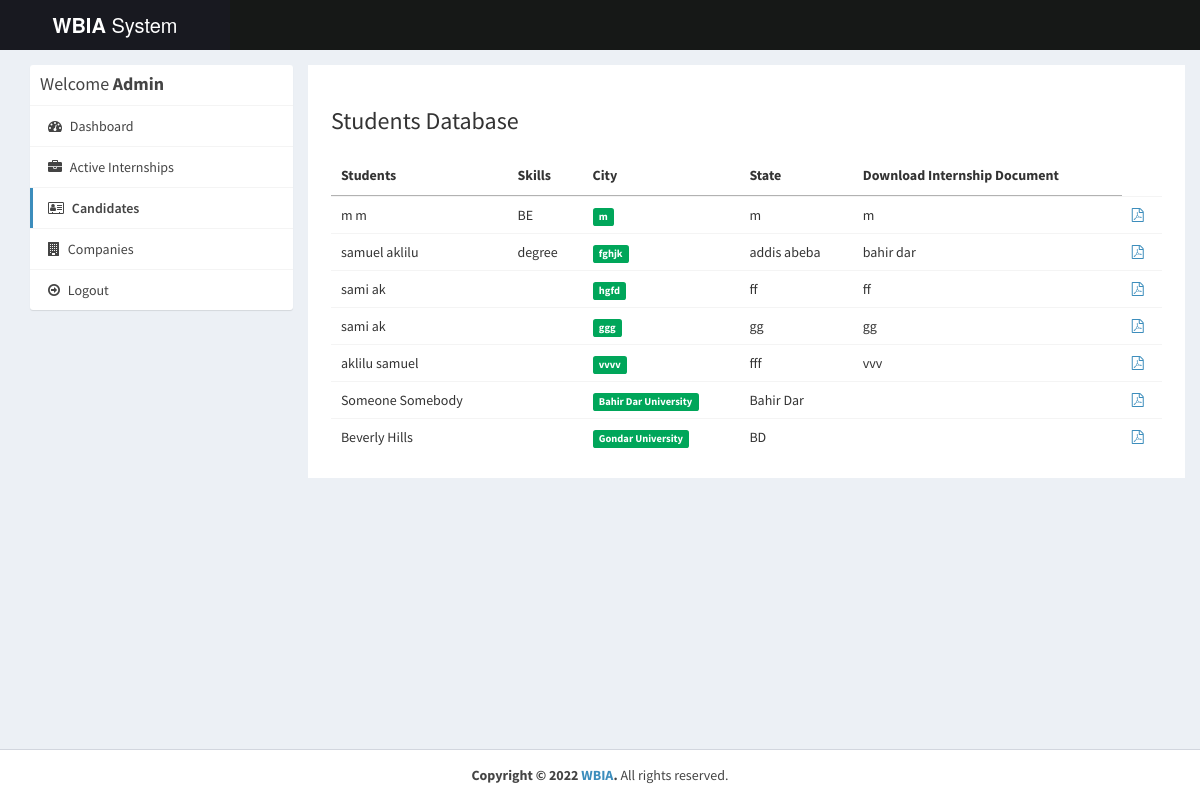
Page /admin/applications.php (signed in) on the committed database.
### tables this page shows
CREATE TABLE `users` (
  `id_user` int(11) NOT NULL,
  `firstname` varchar(255) NOT NULL,
  `lastname` varchar(255) NOT NULL,
  `email` varchar(255) NOT NULL,
  `password` varchar(255) NOT NULL,
  `address` mediumtext DEFAULT NULL,
  `city` varchar(255) DEFAULT NULL,
  `state` varchar(255) DEFAULT NULL,
  `contactno` varchar(255) DEFAULT NULL,
  `qualification` varchar(255) DEFAULT NULL,
  `stream` varchar(255) DEFAULT NULL,
  `passingyear` varchar(255) DEFAULT NULL,
  `dob` varchar(255) DEFAULT NULL,
  `age` varchar(255) DEFAULT NULL,
  `designation` varchar(255) DEFAULT NULL,
  `resume` varchar(255) DEFAULT NULL,
  `hash` varchar(255) DEFAULT NULL,
  `active` int(11) NOT NULL DEFAULT 1,
  `aboutme` mediumtext NOT NULL,
  `skills` mediumtext DEFAULT NULL
);

### admin/applications.php (the view, shortened to what this page needs)
<?php
require_once("../db.php");
?>
<!DOCTYPE html>
<html>
<head>
  <link rel="stylesheet" href="https://cdnjs.cloudflare.com/ajax/libs/twitter-bootstrap/3.3.7/css/bootstrap.min.css">
  <link rel="stylesheet" href="https://cdnjs.cloudflare.com/ajax/libs/font-awesome/4.7.0/css/font-awesome.min.css">
  <link rel="stylesheet" href="https://cdnjs.cloudflare.com/ajax/libs/ionicons/2.0.1/css/ionicons.min.css">
  <link rel="stylesheet" href="https://cdn.datatables.net/1.10.15/css/jquery.dataTables.min.css">
  <link rel="stylesheet" href="../css/AdminLTE.min.css">
  <link rel="stylesheet" href="../css/_all-skins.min.css">
  <link rel="stylesheet" href="../css/custom.css">
</head>
<body class="hold-transition skin-green sidebar-mini">
<div class="wrapper">
  <header class="main-header">
    <a href="index.php" class="logo logo-bg">
      <span class="logo-lg"><b>WBIA</b> System</span>
    </a>
    <nav class="navbar navbar-static-top">
    </nav>
  </header>
  <div class="content-wrapper" style="margin-left: 0px;">
    <section id="candidates" class="content-header">
      <div class="container">
        <div class="row">
          <div class="col-md-3">
            <div class="box box-solid">
              <div class="box-header with-border">
                <h3 class="box-title">Welcome <b>Admin</b></h3>
              </div>
              <div class="box-body no-padding">
                <ul class="nav nav-pills nav-stacked">
                  <li><a href="dashboard.php"><i class="fa fa-dashboard"></i> Dashboard</a></li>
                  <li><a href="active-interns.php"><i class="fa fa-briefcase"></i> Active Internships</a></li>
                  <li class="active"><a href="applications.php"><i class="fa fa-address-card-o"></i> Candidates</a></li>
                  <li><a href="companies.php"><i class="fa fa-building"></i> Companies</a></li>
                  <li><a href="../logout.php"><i class="fa fa-arrow-circle-o-right"></i> Logout</a></li>
                </ul>
              </div>
            </div>
          </div>
          <div class="col-md-9 bg-white padding-2">
            <h3>Students Database</h3>
            <div class="row margin-top-20">
              <div class="col-md-12">
                <div class="box-body table-responsive no-padding">
                  <table id="example2" class="table table-hover">
                    <thead>
                      <th>Students</th>
                      <th>Skills</th>
                      <th>City</th>
                      <th>State</th>
                      <th>Download Internship Document</th>
                    </thead>
                    <tbody>
                      <?php
                       $sql = "SELECT * FROM users";
                            $result = $conn->query($sql);
                            if($result->num_rows > 0) {
                              while($row = $result->fetch_assoc())
                              {
                                $skills = $row['skills'];
                                $skills = explode(',', $skills);
                      ?>
                      <tr>
                        <td><?php echo $row['firstname'].' '.$row['lastname']; ?></td>
                        <td><?php echo $row['qualification']; ?></td>
                        <td>
                          <?php
                          foreach ($skills as $value) {
                            echo ' <span class="label label-success">'.$value.'</span>';
                          }
                          ?>
                        </td>
                        <td><?php echo $row['city']; ?></td>
                        <td><?php echo $row['state']; ?></td>
                        <?php if($row['resume'] != '') { ?>
                        <td><a href="../uploads/resume/<?php echo $row['resume']; ?>" download="<?php echo $row['firstname'].' Resume'; ?>"><i class="fa fa-file-pdf-o"></i></a></td>
                        <?php } else { ?>
                        <td>No Internship Document Uploaded</td>
                        <?php } ?>
                      </tr>
                      <?php
                        }
                      }
                      ?>
                    </tbody>
                  </table>
                </div>
              </div>
            </div>
          </div>
        </div>
      </div>
    </section>
  </div>
  <footer class="main-footer" style="margin-left: 0px;">
    <div class="text-center">
      <strong>Copyright &copy; 2022 <a href="jonsnow.netai.net">WBIA</a>.</strong> All rights
    reserved.
    </div>
  </footer>
</div>
</body>
</html>

### css/custom.css (style rules this page uses)
.logo-bg { background-color: #181920 !important; }
.margin-top-20 { margin-top: 20px; }
.padding-2 { padding: 2%; }
.bg-white { background-color: #fff; }
.skin-green .main-header .navbar { background-color: #161817; }

### rows in the picture
users: firstname "m", lastname "m", qualification "BE", skills "m", city "m", state "m"
users: firstname "samuel", lastname "aklilu", qualification "degree", skills "fghjk", city "addis abeba", state "bahir dar"
users: firstname "sami", lastname "ak", skills "hgfd", city "ff", state "ff"
users: firstname "sami", lastname "ak", skills "ggg", city "gg", state "gg"
users: firstname "aklilu", lastname "samuel", skills "vvvv", city "fff", state "vvv"
users: firstname "Someone", lastname "Somebody", skills "Bahir Dar University", city "Bahir Dar"
users: firstname "Beverly", lastname "Hills", skills "Gondar University", city "BD"
